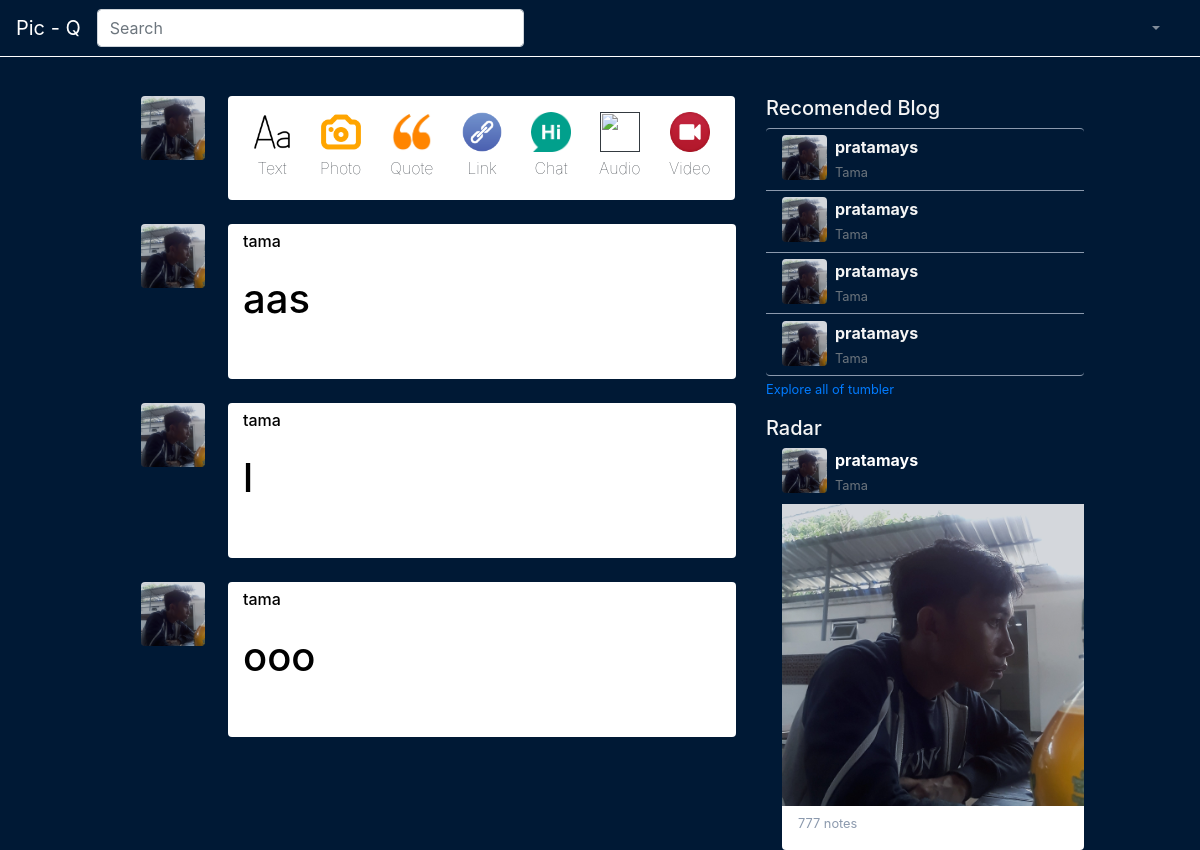
The app's page /index.php/primer/dashboard, older data.
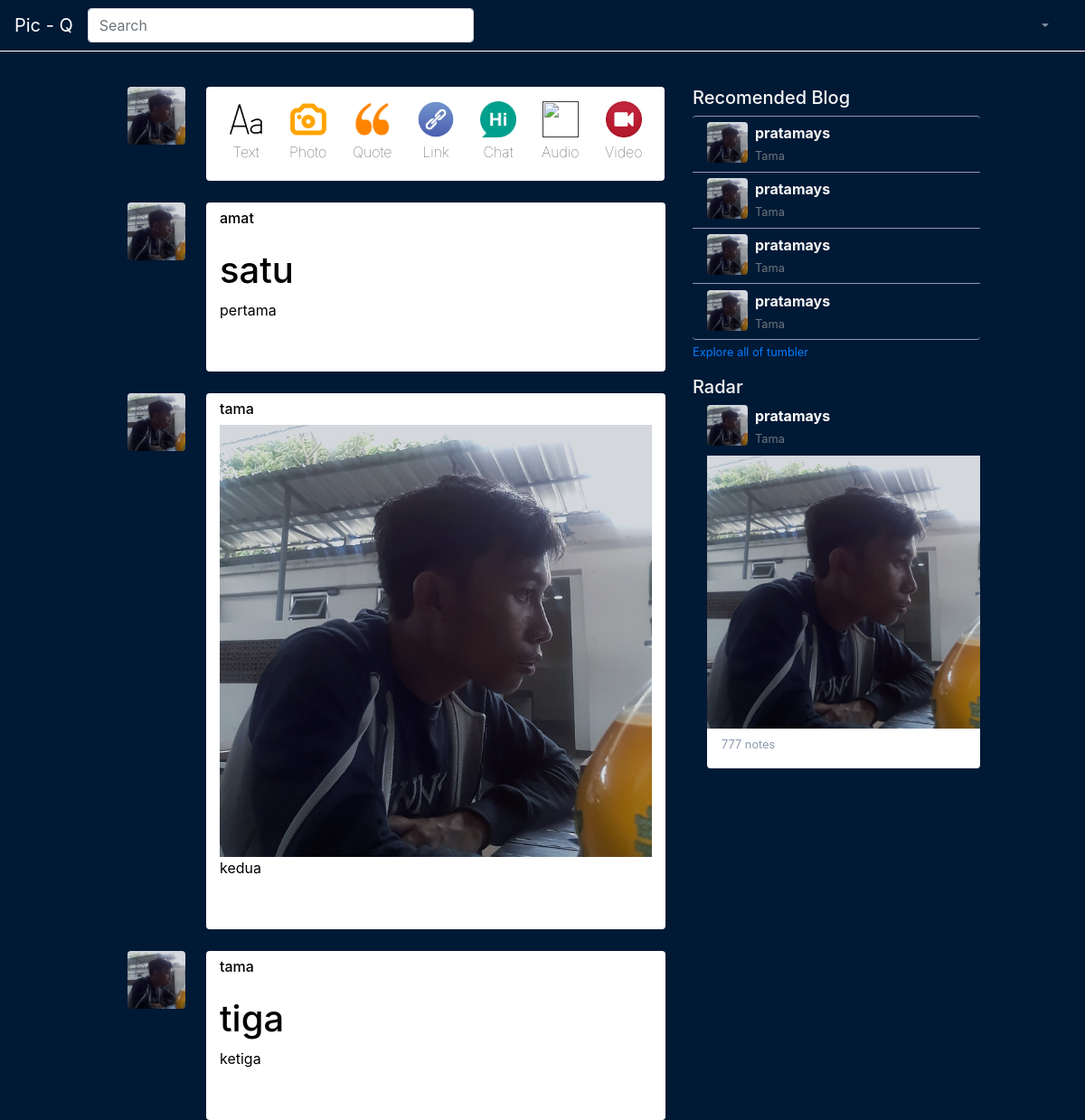
The same page, newer data.
### tables this page shows
CREATE TABLE `posting` (
  `idPosting` int(11) NOT NULL,
  `username` varchar(10) NOT NULL,
  `postText` varchar(250) DEFAULT NULL,
  `postFoto` varchar(100) DEFAULT NULL,
  `caption` varchar(100) DEFAULT NULL
);

### application/controllers/Primer.php (called while the page is built, shortened)
<?php
class Primer extends CI_Controller {
	public function __construct()
	{
		$this->load->model('model_dashboard');
	}
	public function dashboard()
	{
		$data['post'] = $this->model_dashboard->getAllPost();
		$this->load->view('template/page_header');
		$this->load->view('dashboard',$data);
		$this->load->view('template/modal_post');
		$this->load->view('template/modal_comment');
	}
}

### index.php (called while the page is built, shortened)
<?php
require_once BASEPATH.'core/CodeIgniter.php';

### application/models/Model_dashboard.php (called while the page is built)
<?php
class Model_dashboard extends CI_Model{
    public function getAllPost(){
        $query = $this->db->get('posting');
        return $query->result_array();
    }
}

### application/views/dashboard.php (the view, shortened to what this page needs)
<div class="container pl-5 mt-5">
    <div class="row ml-5">
        <div class="col col-7 mt-5">
            <div class="row">
                <div class="col col-2">
                    <a href="#fake">
                        <img alt="" class="rounded" src="<?php echo base_url(); ?>assets/tempImage-min.jpg" alt="UNKNOWN" width="64px" height="64px">
                    </a>
                </div>
                <div class="col rounded d-flex" style="background-color: white; color: black;">
                    <ul class="list-inline mx-auto mb-1 justify-content-center text-center">
                        <li class="list-inline-item">
                            <a href="" class="text-dark hvr-float" style="text-decoration:none;" data-toggle="modal" data-target="#modalText">
                                <img src="<?php echo base_url('assets/aa.png'); ?>" alt="" width="40px" height="40px">
                                <p class="font-weight-lighter mt-1">Text</p>
                            </a>
                        </li>
                        <li class="list-inline-item ml-3 mt-3">
                            <a href="" class="text-dark hvr-float" style="text-decoration:none;" data-toggle="modal" data-target="#modalFoto">
                                <img src="<?php echo base_url('assets/camera.png'); ?>" alt="" width="40px" height="40px">
                                <p class="font-weight-lighter mt-1">Photo</p>
                            </a>
                        </li>
                        <li class="list-inline-item ml-3 mt-3">
                            <a href="" class="text-dark hvr-float" style="text-decoration:none;" data-toggle="modal" data-target="#modalQuote">
                                <img src="<?php echo base_url('assets/quotes.png'); ?>" alt="" width="40px" height="40px">
                                <p class="font-weight-lighter mt-1">Quote</p>
                            </a>
                        </li>
                        <li class="list-inline-item ml-3 mt-3">
                            <a href="" class="text-dark hvr-float" style="text-decoration:none;" data-toggle="modal" data-target="#modalLink">
                                <img src="<?php echo base_url('assets/link.png'); ?>" alt="" width="40px" height="40px">
                                <p class="font-weight-lighter mt-1">Link</p>
                            </a>
                        </li>
                        <li class="list-inline-item ml-3 mt-3">
                            <a href="" class="text-dark hvr-float" style="text-decoration:none;" data-toggle="modal" data-target="#modalChat">
                                <img src="<?php echo base_url('assets/icon.png'); ?>" alt="" width="40px" height="40px">
                                <p class="font-weight-lighter mt-1">Chat</p>
                            </a>
                        </li>
                        <li class="list-inline-item ml-3 mt-3">
                            <a href="" class="text-dark hvr-float" style="text-decoration:none;" data-toggle="modal" data-target="#modalAudio">
                                <img src="<?php echo base_url('assets/headset.ico'); ?>" alt="" width="40px" height="40px">
                                <p class="font-weight-lighter mt-1">Audio</p>
                            </a>
                        </li>
                        <li class="list-inline-item ml-3 mt-3">
                            <a href="" class="text-dark hvr-float" style="text-decoration:none;" data-toggle="modal" data-target="#modalVideo">
                                <img src="<?php echo base_url('assets/video.png'); ?>" alt="" width="40px" height="40px">
                                <p class="font-weight-lighter mt-1">Video</p>
                            </a>
                        </li>
                    </ul>
                </div>
            </div>
            <?php foreach ($post as $data) : ?>
                <div class="row mt-4">
                    <div class="col col-2">
                        <a href="#fake">
                            <img alt="" class="rounded" src="<?php echo base_url(); ?>assets/tempImage-min.jpg" alt="UNKNOWN" width="64px" height="64px">
                        </a>
                    </div>
                    <div class="col rounded hvr-curl-top-right" style="background-color: white; color: black;">
                        <div>
                            <h6 class="mt-2"><?= $data['username']; ?></h6>
                        </div>
                        <div>
                            <?php if ($data['postText'] != NULL) { ?>
                                <h1 class="mt-4"><?= $data['postText']; ?></h1>
                            <?php } else { ?>
                                <img src="<?php echo base_url(); ?>profil/<?= $data['postFoto'];?>" alt="" width=100%>
                            <?php } ?>
                        </div>
                        <div>
                            <p class=""><?= $data['caption']; ?></p>
                        </div>
                        <div class="float-right">
                            <ul class="list-inline text-muted">
                            </ul>
                        </div>
                    </div>
                </div>
            <?php endforeach ?>
        </div>
        <div class="col col-4 ml-3 mt-5">
            <h5>Recomended Blog</h5>
            <div>
                <ul class="list-group active" id="sidebar">
                    <li class="list-group-item" style="background-color:transparent; border-right:0; border-left : 0; border-color: rgb(139, 153, 173)">
                        <div class="d-flex">
                            <img alt="" class="rounded" src="<?php echo base_url(); ?>assets/tempImage-min.jpg" alt="UNKNOWN" width="45px" height="45px">
                            <div class="ml-2">
                                <b>pratamays</b>
                                <p class="text-muted" style="margin-bottom : 0;"><small>Tama</small></p>
                            </div>
                        </div>
                    </li>
                    <li class="list-group-item" style="background-color:transparent; border-right:0; border-left : 0; border-color: rgb(139, 153, 173)">
                        <div class="d-flex">
                            <img alt="" class="rounded" src="<?php echo base_url(); ?>assets/tempImage-min.jpg" alt="UNKNOWN" width="45px" height="45px">
                            <div class="ml-2">
                                <b>pratamays</b>
                                <p class="text-muted" style="margin-bottom : 0;"><small>Tama</small></p>
                            </div>
                        </div>
                    </li>
                    <li class="list-group-item" style="background-color:transparent; border-right:0; border-left : 0; border-color: rgb(139, 153, 173)">
                        <div class="d-flex">
                            <img alt="" class="rounded" src="<?php echo base_url(); ?>assets/tempImage-min.jpg" alt="UNKNOWN" width="45px" height="45px">
                            <div class="ml-2">
                                <b>pratamays</b>
                                <p class="text-muted" style="margin-bottom : 0;"><small>Tama</small></p>
                            </div>
                        </div>
                    </li>
                    <li class="list-group-item" style="background-color:transparent; border-right:0; border-left : 0; border-color: rgb(139, 153, 173)">
                        <div class="d-flex">
                            <img alt="" class="rounded" src="<?php echo base_url(); ?>assets/tempImage-min.jpg" alt="UNKNOWN" width="45px" height="45px">
                            <div class="ml-2">
                                <b>pratamays</b>
                                <p class="text-muted" style="margin-bottom : 0;"><small>Tama</small></p>
                            </div>
                        </div>
                    </li>
                </ul>
                <a href="#" class="mt-1" style="text-decoration: none"><small>Explore all of tumbler</small></a>
            </div>
            <div>
                <h5 class="mt-3">Radar</h5>
            </div>
            <div class="d-flex ml-3">
                <a href="#fake">
                    <img alt="" class="rounded" src="<?php echo base_url(); ?>assets/tempImage-min.jpg" alt="UNKNOWN" width="45px" height="45px">
                </a>
                <div class="ml-2">
                    <a href="#" style="color:white; text-decoration: none;"><b>pratamays</b></a><br>
                    <small class="font-weigth-light text-muted">Tama</small>
                </div>
                <div class="ml-auto mt-2">
                </div>
            </div>
            <div class="mt-2 ml-3">
                <img src="<?php echo base_url(); ?>assets/tempImage-min.jpg" alt="" width="100%">
                <div class="d-flex rounded-bottom pt-1 pl-2" style="background-color:white" width="100%">
                    <div class="mr-auto ml-2" style="color:black">
                        <p style="color:rgb(139, 153, 173)"><small>777 notes</small></p>
                    </div>
                </div>
            </div>
        </div>
    </div>
</div>

### application/views/template/page_header.php (shortened to what this page needs)
<!DOCTYPE html>
<html lang="en">
<head>
    <link rel="stylesheet" href="https://stackpath.bootstrapcdn.com/bootstrap/4.3.1/css/bootstrap.min.css">
    <link rel="stylesheet" href="https://use.fontawesome.com/releases/v5.8.1/css/all.css">
    <link rel="stylesheet" type="text/css" href="<?php echo base_url(); ?>assets/hover.css">
    <link rel="stylesheet" type="text/css" href="<?php echo base_url(); ?>assets/comment.css">
</head>
<body>
    <nav id="navv" class="l-header fixed-top navbar navbar-expand-md navbar-dark border border-white border-top-0 border-right-0 border-left-0" style="background-color : #001935;">
        <a class="navbar-brand" href="<?php echo base_url(); ?>">Pic - Q</a>
        <div class="collapse navbar-collapse d-flex justify-content-between" id="navbarSupportedContent">
            <div id="searching">
                <form class="form-inline my-2 my-md-0" id="search-field">
                    <input class="form-control mr-sm-2" type="search" placeholder="Search" aria-label="Search">
                </form>
            </div>
            <div class="float-right">
                <ul class="navbar-nav active">
                    <li class="nav-item ">
                        <a class="nav-link" href="<?php echo base_url(); ?>">
                        </a>
                    </li>
                    <li class="nav-item">
                        <a class="nav-link" href="#">
                        </a>
                    </li>
                    <li class="nav-item">
                        <a class="nav-link" href="#">
                        </a>
                    </li>
                    <li class="nav-item">
                        <a class="nav-link" href="#">
                        </a>
                    </li>
                    <li class="nav-item">
                        <a class="nav-link" href="#">
                        </a>
                    </li>
                    <li class="nav-item dropdown">
                        <a class="nav-link dropdown-toggle" href="#" id="navbarDropdown" role="button" data-toggle="dropdown" aria-haspopup="true" aria-expanded="false">
                        </a>
                    </li>
                    <li class="nav-item">
                        <a class="nav-link" href="#" data-toggle="modal" data-target="#postModal">
                        </a>
                    </li>
                </ul>
            </div>
        </div>
    </nav>

### application/views/template/modal_post.php (shortened to what this page needs)
</body>
</html>

### application/views/template/page_header.php (style rules this page uses)
body { background-color: #001935; color: whitesmoke; }
#sidebar>.list-group-item { padding: 0.4em 1em; }
#search-field .form-control { width: 100%; }
#searching { width: 40% }

Row changes from the older to the newer data that the page shows:
removed posting: username "tama", postText "aas"
removed posting: username "tama", postText "l"
removed posting: username "tama", postText "ooo"
added posting: username "amat", postText "satu", caption "pertama"
added posting: username "tama", postFoto (picture), caption "kedua"
added posting: username "tama", postText "tiga", caption "ketiga"
